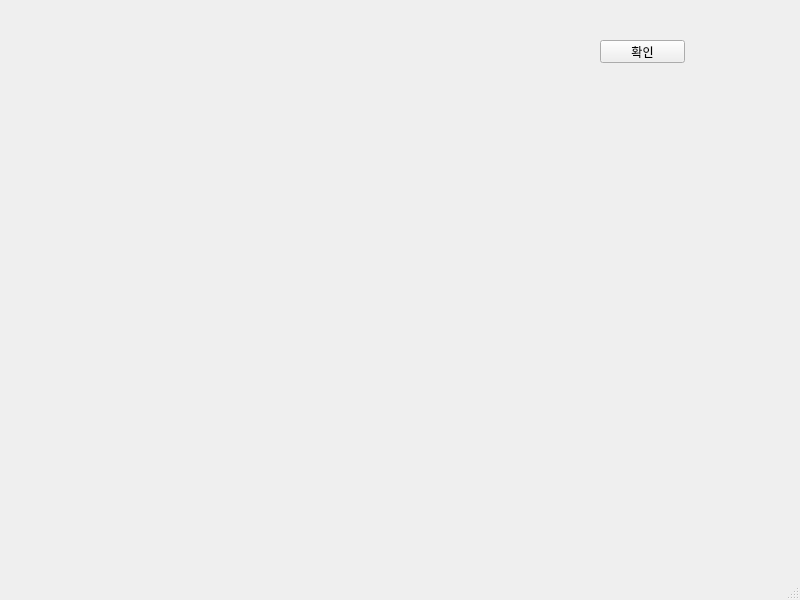
<?xml version="1.0" encoding="UTF-8"?>
<ui version="4.0">
 <class>MainWindow</class>
 <widget class="QMainWindow" name="MainWindow">
  <property name="geometry">
   <rect>
    <x>0</x>
    <y>0</y>
    <width>800</width>
    <height>600</height>
   </rect>
  </property>
  <property name="windowTitle">
   <string>MainWindow</string>
  </property>
  <widget class="QWidget" name="centralwidget">
   <widget class="QPushButton" name="pushButton">
    <property name="geometry">
     <rect>
      <x>600</x>
      <y>40</y>
      <width>85</width>
      <height>23</height>
     </rect>
    </property>
    <property name="text">
     <string>확인</string>
    </property>
   </widget>
  </widget>
  <widget class="QMenuBar" name="menubar">
   <property name="geometry">
    <rect>
     <x>0</x>
     <y>0</y>
     <width>800</width>
     <height>21</height>
    </rect>
   </property>
  </widget>
  <widget class="QStatusBar" name="statusbar"/>
 </widget>
 <resources/>
 <connections/>
</ui>
